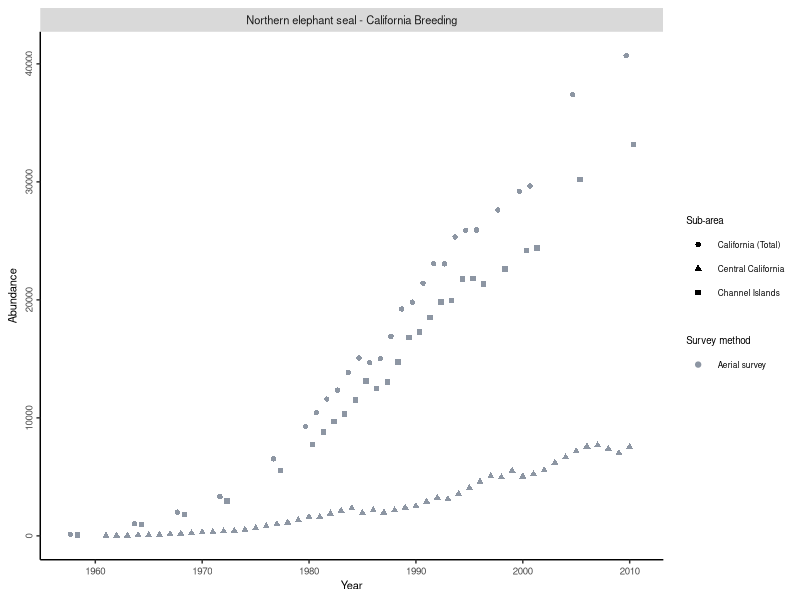
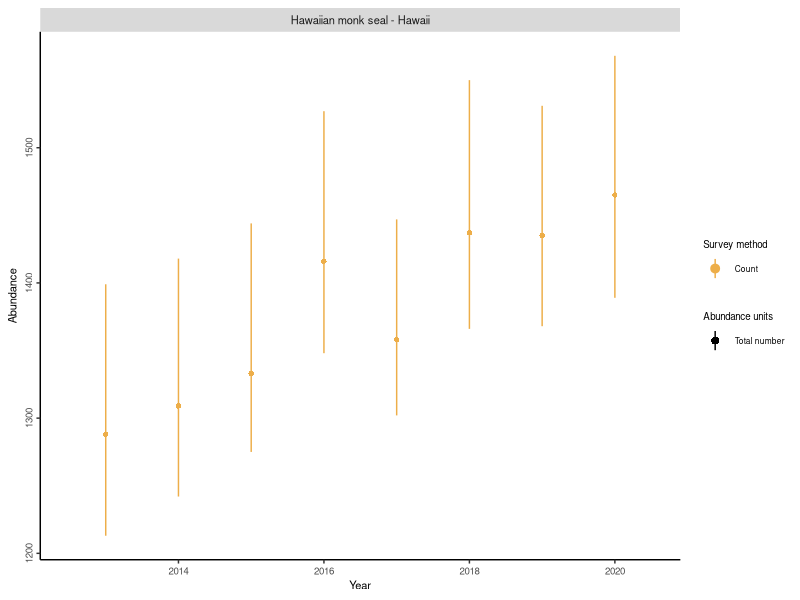
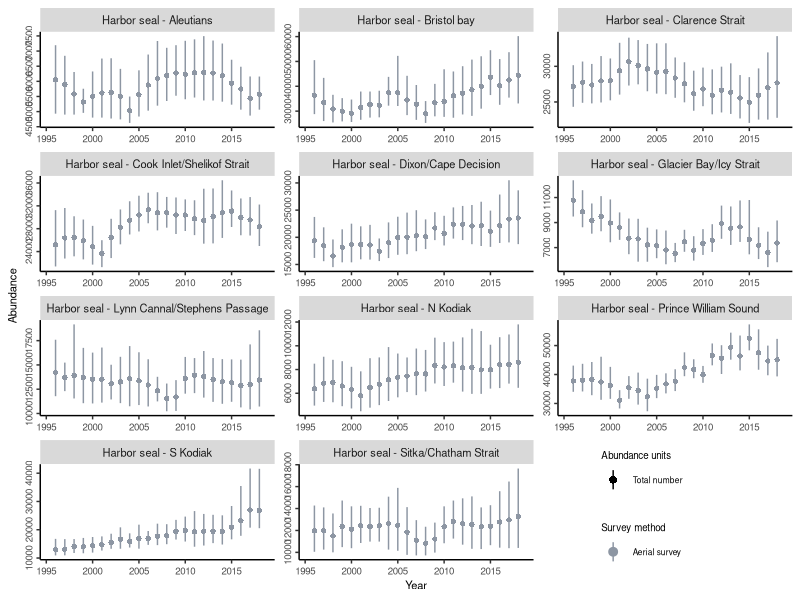
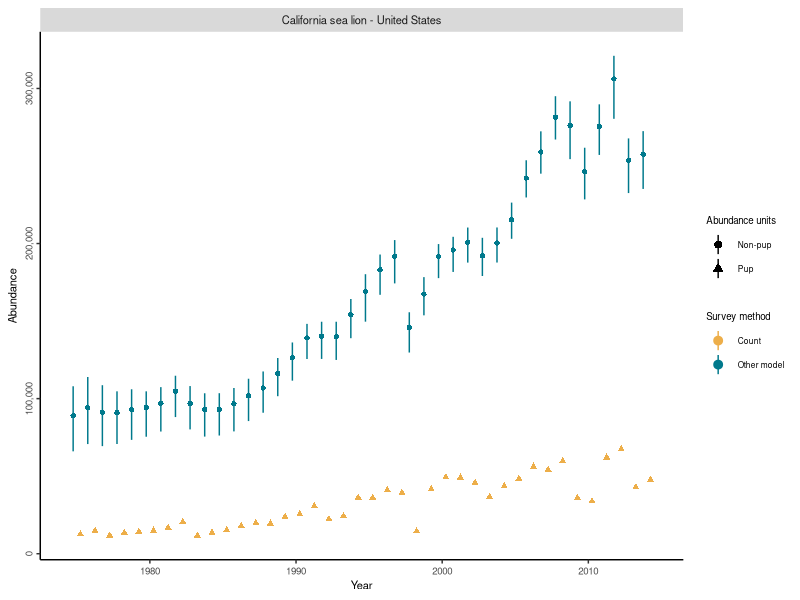
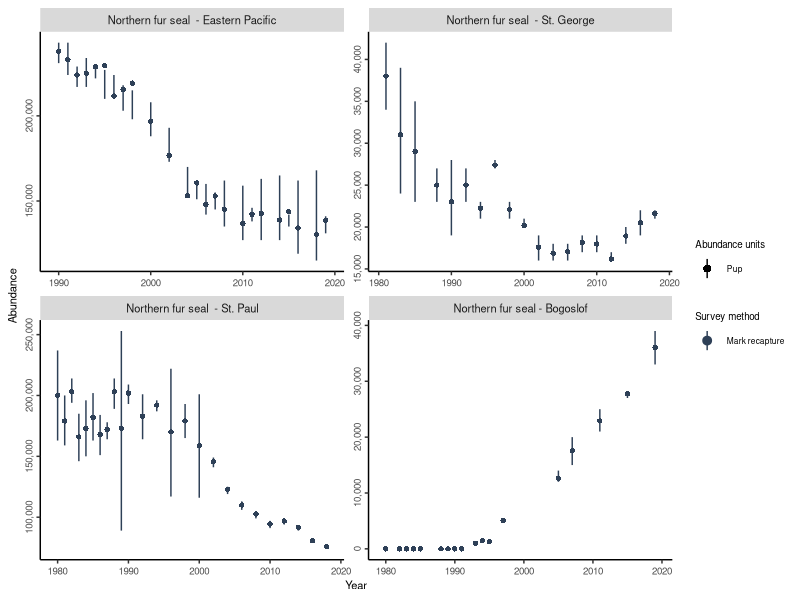
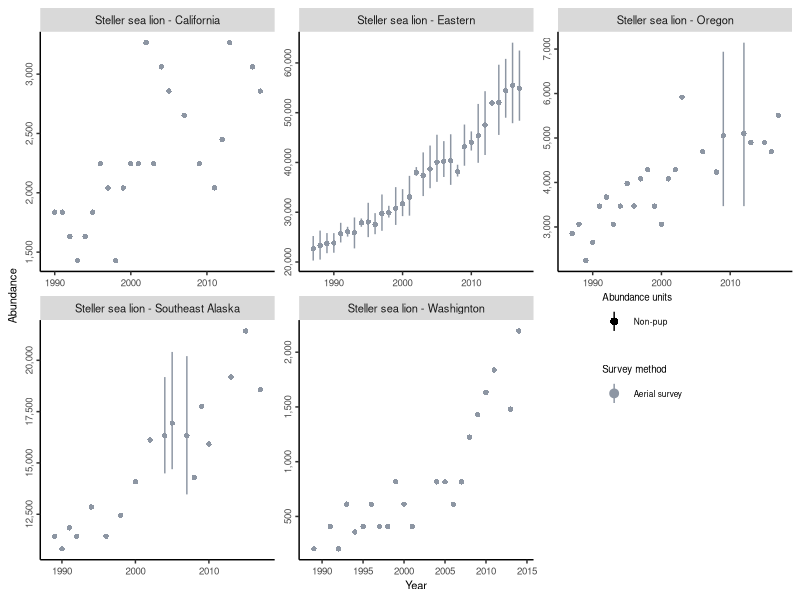
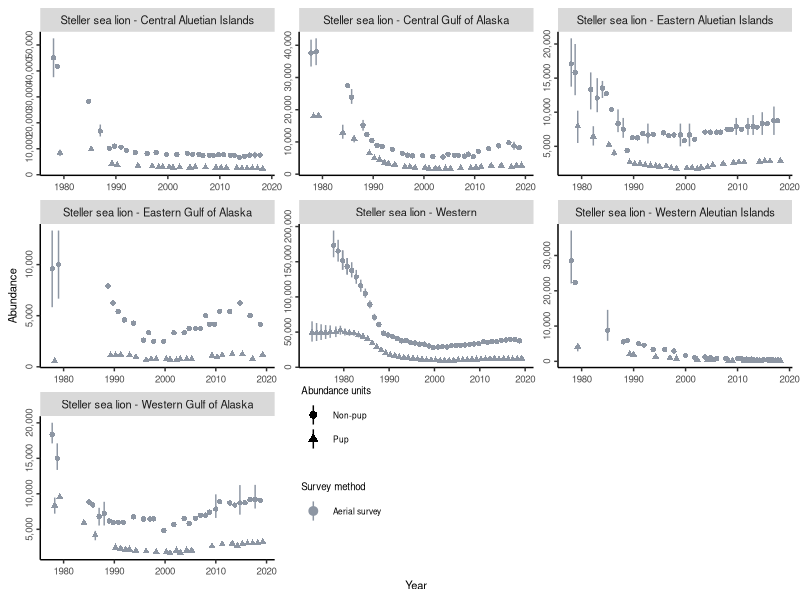
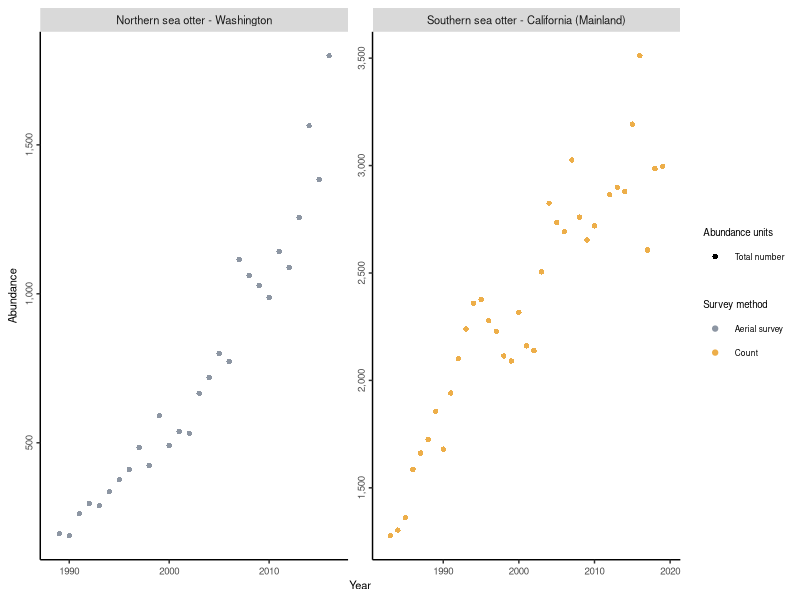

R code for these plots, in order: (Note: this script raises an error after producing the figures.)

# clean working environment
rm(list = ls())

# read in package
library(tidyverse)

# set plot directory
plotdir <- "figures"

# read in data
data <- read.csv("data/clean_data/U.S_Abundance_Clean.csv")

data_time_pinniped <- data %>%
  filter(catg1 == "Pinnipeds")

data_time_cetacean <- data %>%
  mutate(catg1 = ifelse(common_name == "Mesoplodont beaked whale", "Cetaceans", catg1)) %>%
  mutate(catg2 = ifelse(common_name == "Mesoplodont beaked whale", "Small whales", catg2)) %>%
  filter(catg1 == "Cetaceans")

data_time_otter <- data %>%
  filter(catg1 == "Fissipeds")


# make time series figure 

base_theme <- theme(axis.text=element_text(size=7),
                    axis.text.y = element_text(angle = 90, hjust = 0.5),
                    axis.title=element_text(size=8),
                    legend.text=element_text(size=6),
                    legend.title=element_text(size=7),
                    strip.text = element_text(size=8),
                    plot.tag =element_text(size=9),
                    plot.title=element_blank(),
                    # Gridlines
                    panel.grid.major = element_blank(),
                    panel.grid.minor = element_blank(),
                    panel.background = element_blank(),
                    axis.line = element_line(colour = "black"),
                    # Legend
                    legend.key = element_rect(fill = NA, color=NA),
                    legend.background = element_rect(fill=alpha('blue', 0)))


# set color palette for survey methods
survey_color <- c("Other model" = "#00798c", "Line-transect" = "#d1495b", "Count" = "#edae49", "Bayesian analysis" = "#66a182", "Mark recapture" = "#2e4057", "Aerial survey" = "#8d96a3")

# Make figure for Phocids

nes <- ggplot(data = data_time_pinniped %>% filter(common_name %in% c("Northern elephant seal")), aes(x = year, y = abundance, color = survey_method)) +
  geom_point(aes(shape = sub_area), position = position_dodge(width = 1))+
  #geom_pointrange(aes(ymin = abundance_low, ymax = abundance_hi, shape = sub_area), position = position_dodge(width = 1), fatten = 1)+
  facet_wrap(.~stock, scales = "free") +
  labs(x = "Year", y = "Abundance")+
  scale_color_manual(name = "Survey method", values = survey_color) +
  scale_shape_discrete(name = "Sub-area") +
  base_theme

nes


hms <- ggplot(data = data_time_pinniped %>% filter(common_name %in% c("Hawaiian monk seal")), aes(x = year, y = abundance, color = survey_method)) +
  geom_point(aes(shape = abundance_units), position = position_dodge(width = 1))+
  geom_pointrange(aes(ymin = abundance_low, ymax = abundance_hi, shape = abundance_units), position = position_dodge(width = 1), fatten = 1)+
  facet_wrap(.~stock, scales = "free") +
  labs(x = "Year", y = "Abundance")+
  scale_color_manual(name = "Survey method", values = survey_color) +
  scale_shape_discrete(name = "Abundance units") +
  base_theme

hms


hs_ak <- ggplot(data = data_time_pinniped %>% filter(common_name == "Harbor seal"&us_region == "Alaska"), aes(x = year, y = abundance, color = survey_method)) +
  geom_point(aes(shape = abundance_units), position = position_dodge(width = 1))+
  geom_pointrange(aes(ymin = abundance_low, ymax = abundance_hi, shape = abundance_units), position = position_dodge(width = 1), fatten = 1)+
  facet_wrap(.~stock, scales = "free", ncol = 3) +
  labs(x = "Year", y = "Abundance")+
  scale_color_manual(name = "Survey method", values = survey_color) +
  scale_shape_discrete(name = "Abundance units") +
  base_theme + theme(legend.position = c(0.8, 0.1))

hs_ak

# Time-series figures below are problematic

# hs_ca <- ggplot(data = data_time_pinniped %>% filter(stock == "Harbor seal - California"), aes(x = year, y = abundance, color = survey_method)) +
#   geom_point(aes(shape = sub_area))+
#   facet_wrap(.~stock, scales = "free", ncol = 3) +
#   labs(x = "Year", y = "Abundance")+
#   scale_color_manual(name = "Survey method", values = survey_color) +
#   scale_shape_discrete(name = "Sub-area") +
#   base_theme
# 
# hs_ca
# 
# hs_or_wa <- ggplot(data = data_time_pinniped %>% filter(stock == "Harbor seal - Oregon/Washington Coastal"), aes(x = year, y = abundance, color = survey_method)) +
#   geom_point(aes(shape = sub_area))+
#   facet_wrap(.~stock, scales = "free", ncol = 3) +
#   labs(x = "Year", y = "Abundance")+
#   scale_color_manual(name = "Survey method", values = survey_color) +
#   scale_shape_discrete(name = "Sub-area") +
#   base_theme
# 
# hs_or_wa

# Make figures for Otarrids (fur seal and sea lion)

# California sea lion, Northern fur seal, Steller sea lion

casl <- ggplot(data = data_time_pinniped %>% filter(common_name == "California sea lion"), aes(x = year, y = abundance, color = survey_method)) +
  geom_point(aes(shape = abundance_units), position = position_dodge(width = 1))+
  geom_pointrange(aes(ymin = abundance_low, ymax = abundance_hi, shape = abundance_units), position = position_dodge(width = 1), fatten = 1)+
  scale_y_continuous(labels = scales::comma) +
  facet_wrap(.~stock, scales = "free") +
  labs(x = "Year", y = "Abundance")+
  scale_color_manual(name = "Survey method", values = survey_color) +
  scale_shape_discrete(name = "Abundance units") +
  base_theme

casl

nfs <- ggplot(data = data_time_pinniped %>% filter(common_name == "Northern fur seal"), aes(x = year, y = abundance, color = survey_method)) +
  geom_point(aes(shape = abundance_units), position = position_dodge(width = 1))+
  geom_pointrange(aes(ymin = abundance_low, ymax = abundance_hi, shape = abundance_units), position = position_dodge(width = 1), fatten = 1)+
  scale_y_continuous(labels = scales::comma) +
  facet_wrap(.~stock, scales = "free") +
  labs(x = "Year", y = "Abundance")+
  scale_color_manual(name = "Survey method", values = survey_color) +
  scale_shape_discrete(name = "Abundance units") +
  base_theme

nfs


ssl_e <- ggplot(data = data_time_pinniped %>% filter(stock == "Steller sea lion - Eastern"|parent_stock_id == "STSEALION-E"), aes(x = year, y = abundance, color = survey_method)) +
  geom_point(aes(shape = abundance_units), position = position_dodge(width = 1))+
  geom_pointrange(aes(ymin = abundance_low, ymax = abundance_hi, shape = abundance_units), position = position_dodge(width = 1), fatten = 1)+
  scale_y_continuous(labels = scales::comma) +
  facet_wrap(.~stock, scales = "free") +
  labs(x = "Year", y = "Abundance")+
  scale_color_manual(name = "Survey method", values = survey_color) +
  scale_shape_discrete(name = "Abundance units") +
  base_theme + theme(legend.position = c(0.8, 0.4))

ssl_e

ssl_w <- ggplot(data = data_time_pinniped %>% filter(stock == "Steller sea lion - Western"|parent_stock_id == "STSEALION-W"), aes(x = year, y = abundance, color = survey_method)) +
  geom_point(aes(shape = abundance_units), position = position_dodge(width = 1))+
  geom_pointrange(aes(ymin = abundance_low, ymax = abundance_hi, shape = abundance_units), position = position_dodge(width = 1), fatten = 1)+
  scale_y_continuous(labels = scales::comma) +
  facet_wrap(.~stock, scales = "free") +
  labs(x = "Year", y = "Abundance")+
  scale_color_manual(name = "Survey method", values = survey_color) +
  scale_shape_discrete(name = "Abundance units") +
  base_theme + theme(legend.position = c(0.4, 0.2))

ssl_w

# Make figure for sea otters

otter <- ggplot(data = data_time_otter, aes(x = year, y = abundance, color = survey_method)) +
  geom_point(aes(shape = abundance_units), position = position_dodge(width = 1))+
  #geom_pointrange(aes(ymin = abundance_low, ymax = abundance_hi, shape = abundance_units), position = position_dodge(width = 1), fatten = 1)+
  scale_y_continuous(labels = scales::comma) +
  facet_wrap(.~stock, scales = "free") +
  labs(x = "Year", y = "Abundance")+
  scale_color_manual(name = "Survey method", values = survey_color) +
  scale_shape_discrete(name = "Abundance units") +
  base_theme

otter





# Make figure for Cetaceans

# set color palette for survey methods
survey_color <- c("Other model" = "#00798c", "Line-transect" = "#d1495b", "Count" = "#edae49", "Bayesian analysis" = "#66a182", "Mark recapture" = "#2e4057", "Aerial survey" = "#8d96a3")

large_whale <- ggplot(data = data_time_cetacean %>% filter(catg2 == "Large whales"), aes(x = year, y = abundance, color = survey_method)) +
  geom_point(aes(shape = abundance_units), position = position_dodge(width = 1))+
  geom_pointrange(aes(ymin = abundance_low, ymax = abundance_hi, shape = abundance_units), position = position_dodge(width = 1), fatten = 1)+
  facet_wrap(.~stock, scales = "free", ncol = 3) +
  labs(x = "Year", y = "Abundance")+
  scale_color_manual(name = "Survey method", values = survey_color) +
  scale_shape_discrete(name = "Abundance units") +
  base_theme+theme(legend.position = "none")

large_whale

small_whale <- ggplot(data = data_time_cetacean %>% filter(catg2 == "Small whales"), aes(x = year, y = abundance, color = survey_method)) +
  geom_point(aes(shape = abundance_units), position = position_dodge(width = 1))+
  geom_pointrange(aes(ymin = abundance_low, ymax = abundance_hi, shape = abundance_units), position = position_dodge(width = 1), fatten = 1)+
  facet_wrap(.~stock, scales = "free", ncol = 3) +
  labs(x = "Year", y = "Abundance")+
  scale_color_manual(name = "Survey method", values = survey_color) +
  scale_shape_discrete(name = "Abundance units") +
  base_theme+theme(legend.position = "none")

small_whale

dol_por <- ggplot(data = data_time_cetacean %>% filter(catg2 %in% c("Dolphins", "Porpoise")), aes(x = year, y = abundance, color = survey_method)) +
  geom_point(aes(shape = abundance_units), position = position_dodge(width = 1))+
  geom_pointrange(aes(ymin = abundance_low, ymax = abundance_hi, shape = abundance_units), position = position_dodge(width = 1), fatten = 1)+
  facet_wrap(.~stock, scales = "free", ncol = 3) +
  labs(x = "Year", y = "Abundance")+
  scale_color_manual(name = "Survey method", values = survey_color) +
  scale_shape_discrete(name = "Abundance units") +
  base_theme+theme(legend.position = "none")

dol_por



# save the time-series figures for whales
ggsave(large_whale, filename = file.path(plotdir, "Fig1a_large_whale_time_series.png"),
       width = 8, height = 8, units = "in", dpi = 600)

ggsave(small_whale, filename = file.path(plotdir, "Fig1b_small_whale_time_series.png"),
       width = 10, height = 10, units = "in", dpi = 600)

ggsave(dol_por,  filename = file.path(plotdir, "Fig1c_dolphin_porpoise_time_series.png"),
       width = 10, height = 10, units = "in", dpi = 600)

# save the time-series figures for Phocids (seal)

ggsave(nes, filename = file.path(plotdir, "Fig2a_Northern_elephant_seal_time_series.png"),
       width = 6, height = 6, units = "in", dpi = 600)

ggsave(hms, filename = file.path(plotdir, "Fig2b_Hawaiian_monk_seal_time_series.png"),
       width = 6, height = 6, units = "in", dpi = 600)

ggsave(hs_ak, filename = file.path(plotdir, "Fig2c_Harbor_seal_Alaska_time_series.png"),
       width = 8, height = 8, units = "in", dpi = 600)

# save the time-series figures for Otarrids (sealion)

ggsave(casl, filename = file.path(plotdir, "Fig3a_California_sea_lion_time_series.png"),
       width = 6, height = 6, units = "in", dpi = 600)

ggsave(nfs, filename = file.path(plotdir, "Fig3b_Northern_fur_seal_time_series.png"),
       width = 8, height = 8, units = "in", dpi = 600)

ggsave(ssl_e, filename = file.path(plotdir, "Fig3c_Steller_sea_lion_eastern_time_series.png"),
       width = 8, height = 8, units = "in", dpi = 600)

ggsave(ssl_w, filename = file.path(plotdir, "Fig3d_Steller_sea_lion_western_time_series.png"),
       width = 8, height = 8, units = "in", dpi = 600)

# save the time-series figure for sea otter

ggsave(otter, filename = file.path(plotdir, "Fig4a_sea_otter_time_series.png"),
       width = 6, height = 4, units = "in", dpi = 600)

